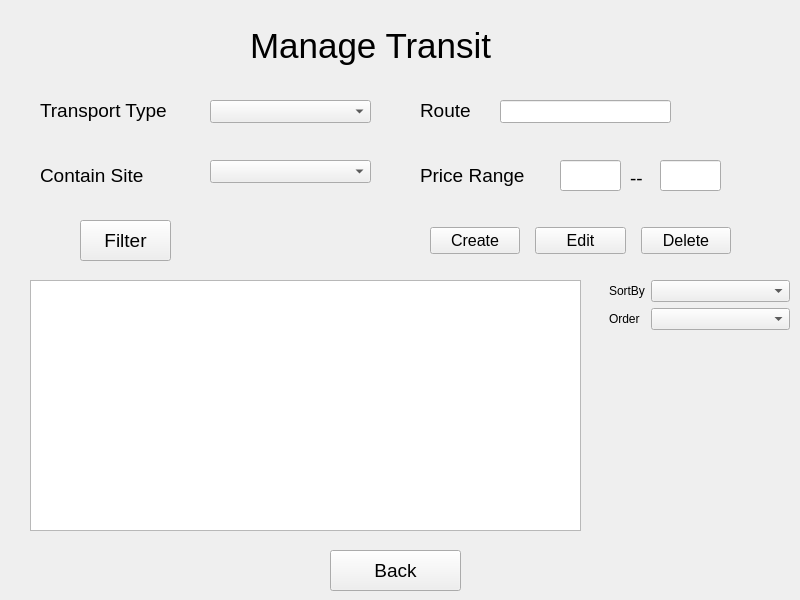
<?xml version="1.0" encoding="UTF-8"?>
<ui version="4.0">
 <class>administrator_manage_transit</class>
 <widget class="QMainWindow" name="administrator_manage_transit">
  <property name="geometry">
   <rect>
    <x>0</x>
    <y>0</y>
    <width>800</width>
    <height>600</height>
   </rect>
  </property>
  <property name="windowTitle">
   <string>Administrator Manage Transit</string>
  </property>
  <widget class="QWidget" name="centralwidget">
   <widget class="QLabel" name="label">
    <property name="geometry">
     <rect>
      <x>250</x>
      <y>20</y>
      <width>271</width>
      <height>51</height>
     </rect>
    </property>
    <property name="font">
     <font>
      <pointsize>26</pointsize>
     </font>
    </property>
    <property name="text">
     <string>Manage Transit</string>
    </property>
   </widget>
   <widget class="QLabel" name="label_2">
    <property name="geometry">
     <rect>
      <x>40</x>
      <y>100</y>
      <width>151</width>
      <height>21</height>
     </rect>
    </property>
    <property name="font">
     <font>
      <pointsize>14</pointsize>
     </font>
    </property>
    <property name="text">
     <string>Transport Type</string>
    </property>
   </widget>
   <widget class="QLabel" name="label_3">
    <property name="geometry">
     <rect>
      <x>420</x>
      <y>100</y>
      <width>61</width>
      <height>21</height>
     </rect>
    </property>
    <property name="font">
     <font>
      <pointsize>14</pointsize>
     </font>
    </property>
    <property name="text">
     <string>Route</string>
    </property>
   </widget>
   <widget class="QLineEdit" name="route_lineEdit">
    <property name="geometry">
     <rect>
      <x>500</x>
      <y>100</y>
      <width>171</width>
      <height>23</height>
     </rect>
    </property>
    <property name="font">
     <font>
      <pointsize>12</pointsize>
     </font>
    </property>
   </widget>
   <widget class="QComboBox" name="transport_type_comboBox">
    <property name="geometry">
     <rect>
      <x>210</x>
      <y>100</y>
      <width>161</width>
      <height>23</height>
     </rect>
    </property>
    <property name="font">
     <font>
      <pointsize>12</pointsize>
     </font>
    </property>
   </widget>
   <widget class="QLabel" name="label_4">
    <property name="geometry">
     <rect>
      <x>40</x>
      <y>160</y>
      <width>121</width>
      <height>31</height>
     </rect>
    </property>
    <property name="font">
     <font>
      <pointsize>14</pointsize>
     </font>
    </property>
    <property name="text">
     <string>Contain Site</string>
    </property>
   </widget>
   <widget class="QComboBox" name="contain_site_comboBox">
    <property name="geometry">
     <rect>
      <x>210</x>
      <y>160</y>
      <width>161</width>
      <height>23</height>
     </rect>
    </property>
    <property name="font">
     <font>
      <pointsize>12</pointsize>
     </font>
    </property>
   </widget>
   <widget class="QLabel" name="label_5">
    <property name="geometry">
     <rect>
      <x>420</x>
      <y>160</y>
      <width>121</width>
      <height>31</height>
     </rect>
    </property>
    <property name="font">
     <font>
      <pointsize>14</pointsize>
     </font>
    </property>
    <property name="text">
     <string>Price Range</string>
    </property>
   </widget>
   <widget class="QLineEdit" name="min_price_lineEdit">
    <property name="geometry">
     <rect>
      <x>560</x>
      <y>160</y>
      <width>61</width>
      <height>31</height>
     </rect>
    </property>
   </widget>
   <widget class="QLineEdit" name="max_price_lineEdit">
    <property name="geometry">
     <rect>
      <x>660</x>
      <y>160</y>
      <width>61</width>
      <height>31</height>
     </rect>
    </property>
   </widget>
   <widget class="QLabel" name="label_6">
    <property name="geometry">
     <rect>
      <x>630</x>
      <y>170</y>
      <width>16</width>
      <height>16</height>
     </rect>
    </property>
    <property name="font">
     <font>
      <pointsize>14</pointsize>
     </font>
    </property>
    <property name="text">
     <string>--</string>
    </property>
   </widget>
   <widget class="QPushButton" name="filter_btn">
    <property name="geometry">
     <rect>
      <x>80</x>
      <y>220</y>
      <width>91</width>
      <height>41</height>
     </rect>
    </property>
    <property name="font">
     <font>
      <pointsize>14</pointsize>
     </font>
    </property>
    <property name="text">
     <string>Filter</string>
    </property>
   </widget>
   <widget class="QWidget" name="horizontalLayoutWidget">
    <property name="geometry">
     <rect>
      <x>430</x>
      <y>220</y>
      <width>301</width>
      <height>41</height>
     </rect>
    </property>
    <layout class="QHBoxLayout" name="horizontalLayout">
     <property name="spacing">
      <number>15</number>
     </property>
     <item>
      <widget class="QPushButton" name="create_btn">
       <property name="font">
        <font>
         <pointsize>12</pointsize>
        </font>
       </property>
       <property name="text">
        <string>Create</string>
       </property>
      </widget>
     </item>
     <item>
      <widget class="QPushButton" name="edit_btn">
       <property name="font">
        <font>
         <pointsize>12</pointsize>
        </font>
       </property>
       <property name="text">
        <string>Edit</string>
       </property>
      </widget>
     </item>
     <item>
      <widget class="QPushButton" name="delete_btn">
       <property name="font">
        <font>
         <pointsize>12</pointsize>
        </font>
       </property>
       <property name="text">
        <string>Delete</string>
       </property>
      </widget>
     </item>
    </layout>
   </widget>
   <widget class="QPushButton" name="back_btn">
    <property name="geometry">
     <rect>
      <x>330</x>
      <y>550</y>
      <width>131</width>
      <height>41</height>
     </rect>
    </property>
    <property name="font">
     <font>
      <pointsize>14</pointsize>
     </font>
    </property>
    <property name="text">
     <string>Back</string>
    </property>
   </widget>
   <widget class="QWidget" name="formLayoutWidget">
    <property name="geometry">
     <rect>
      <x>609</x>
      <y>280</y>
      <width>181</width>
      <height>80</height>
     </rect>
    </property>
    <layout class="QFormLayout" name="formLayout">
     <item row="0" column="0">
      <widget class="QLabel" name="sortByLabel">
       <property name="text">
        <string>SortBy</string>
       </property>
      </widget>
     </item>
     <item row="0" column="1">
      <widget class="QComboBox" name="sortByComboBox"/>
     </item>
     <item row="1" column="0">
      <widget class="QLabel" name="orderLabel">
       <property name="text">
        <string>Order</string>
       </property>
      </widget>
     </item>
     <item row="1" column="1">
      <widget class="QComboBox" name="orderComboBox"/>
     </item>
    </layout>
   </widget>
   <widget class="QTableWidget" name="tableWidget">
    <property name="geometry">
     <rect>
      <x>30</x>
      <y>280</y>
      <width>551</width>
      <height>251</height>
     </rect>
    </property>
   </widget>
  </widget>
 </widget>
 <resources/>
 <connections/>
</ui>
